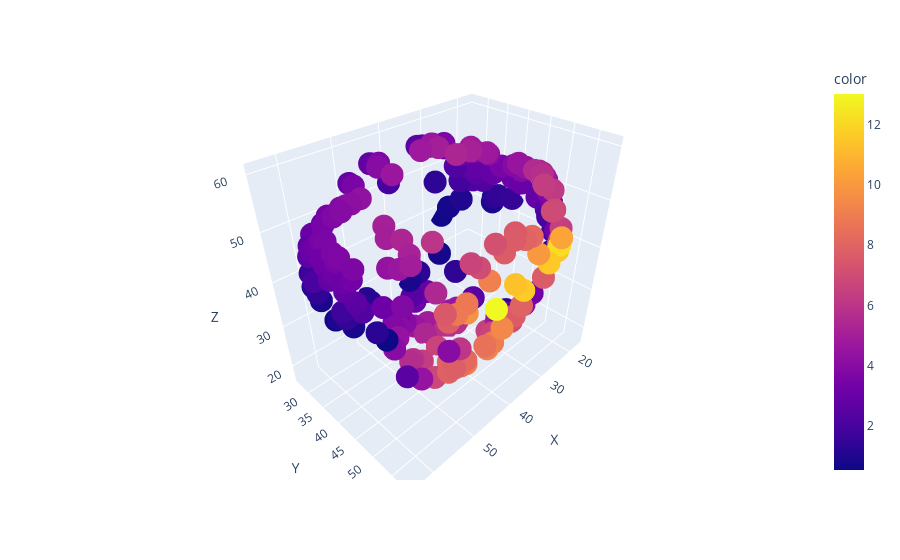

Write notebook code for a chart like this one.
### Code cell
px.scatter_3d(pd.DataFrame(surface_points,columns=["X","Y","Z"]),x="X",y="Y",z="Z",color=aux_plot["USUM"].iloc[hull.vertices])

### Figure 1 — Plotly figure (JSON) as saved in the notebook; plotly's stock layout.template omitted (floating-point values rounded to 4 significant figures; data arrays with more than 128 entries replaced by an {"elided": "..."} marker saying what was removed)
{"data": [{"hovertemplate": "X=%{x}<br>Y=%{y}<br>Z=%{z}<br>color=%{marker.color}<extra></extra>", "legendgroup": "", "marker": {"color": {"elided": "212 float values"}, "coloraxis": "coloraxis", "symbol": "circle"}, "mode": "markers", "name": "", "scene": "scene", "showlegend": false, "type": "scatter3d", "x": {"elided": "212 float values"}, "y": {"elided": "212 float values"}, "z": {"elided": "212 float values"}}], "layout": {"coloraxis": {"colorbar": {"title": {"text": "color"}}, "colorscale": [[0, "#0d0887"], [0.1111, "#46039f"], [0.2222, "#7201a8"], [0.3333, "#9c179e"], [0.4444, "#bd3786"], [0.5556, "#d8576b"], [0.6667, "#ed7953"], [0.7778, "#fb9f3a"], [0.8889, "#fdca26"], [1, "#f0f921"]]}, "legend": {"tracegroupgap": 0}, "margin": {"t": 60}, "scene": {"domain": {"x": [0, 1], "y": [0, 1]}, "xaxis": {"title": {"text": "X"}}, "yaxis": {"title": {"text": "Y"}}, "zaxis": {"title": {"text": "Z"}}}}}
